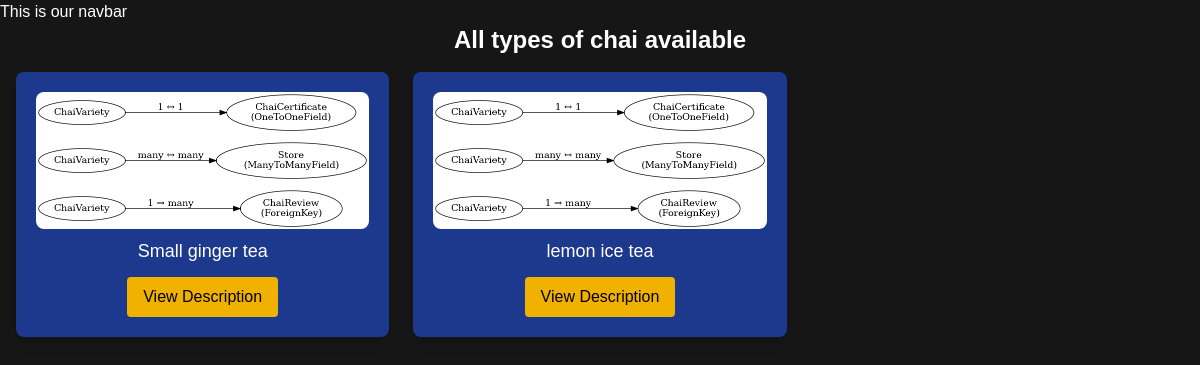
The app's page /chai/ with its own data.
### chai/models.py (models this page shows, shortened)
class ChaiVariety(models.Model):
  CHAI_TYPE_CHOICES = [
    ('ML', 'MASALA'),
    ('GR', 'GINGER'),
    ('KL', 'KIWI'),
    ('PL', 'PLAIN'),
    ('EL', 'ELAICHI'),
  ]
  name = models.CharField(max_length=100)
  image = models.ImageField(upload_to='chais/')
  date_added = models.DateTimeField(default=timezone.now)
  type = models.CharField(max_length=2, choices=CHAI_TYPE_CHOICES, default='ML')
  description = models.TextField(default='')

### chai/views.py (the view)
# urls.py: path('', views.all_chai, name='all_chai'),
def all_chai(request):
    chais = ChaiVariety.objects.all()
    return render(request, 'chai/all_chai.html',{'chais': chais})

### chai/templates/chai/all_chai.html (shortened to what this page needs)
{% extends "layout.html" %}
{% block content %}
<h1 class="text-2xl text-center font-bold mb-4">All types of chai available</h1>
<div class="grid grid-cols-3 gap-6 m-4">
    {% for chai in chais %}
    <div class="chai-item bg-blue-900 p-5 flex flex-col items-center rounded-lg shadow-lg">
        <img src="{{ chai.image.url }}" alt="{{ chai.name }}" class="w-full h-auto object-cover rounded-lg">
        <h2 class="mt-2 text-lg font-medium text-center">{{ chai.name }}</h2>
        <a href="{% url 'chai_detail' chai.id %}"
           class="mt-3 px-4 py-2 bg-yellow-500 hover:bg-yellow-600 text-black font-medium rounded transition">
            View Description
        </a>
    </div>
    {% endfor %}
</div>
{% endblock content %}

### static/css/style.css (style rules this page uses)
body { background-color: #161616; color: white; font-family: Arial, sans-serif; }

### records on screen
ChaiVariety: image (picture), name "Small ginger tea"
ChaiVariety: image (picture), name "lemon ice tea"
